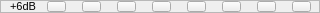
     <widget class="QFrame" name="frame_20">
      <property name="minimumSize">
       <size>
        <width>320</width>
        <height>13</height>
       </size>
      </property>
      <property name="maximumSize">
       <size>
        <width>320</width>
        <height>13</height>
       </size>
      </property>
      <property name="frameShape">
       <enum>QFrame::StyledPanel</enum>
      </property>
      <property name="frameShadow">
       <enum>QFrame::Raised</enum>
      </property>
      <widget class="QPushButton" name="In4_6">
       <property name="geometry">
        <rect>
         <x>152</x>
         <y>1</y>
         <width>19</width>
         <height>11</height>
        </rect>
       </property>
       <property name="minimumSize">
        <size>
         <width>19</width>
         <height>11</height>
        </size>
       </property>
       <property name="maximumSize">
        <size>
         <width>19</width>
         <height>11</height>
        </size>
       </property>
       <property name="text">
        <string/>
       </property>
       <property name="checkable">
        <bool>true</bool>
       </property>
       <property name="autoExclusive">
        <bool>true</bool>
       </property>
       <attribute name="buttonGroup">
        <string notr="true">buttonGroup4</string>
       </attribute>
      </widget>
      <widget class="QPushButton" name="In3_6">
       <property name="geometry">
        <rect>
         <x>117</x>
         <y>1</y>
         <width>19</width>
         <height>11</height>
        </rect>
       </property>
       <property name="minimumSize">
        <size>
         <width>19</width>
         <height>11</height>
        </size>
       </property>
       <property name="maximumSize">
        <size>
         <width>19</width>
         <height>11</height>
        </size>
       </property>
       <property name="text">
        <string/>
       </property>
       <property name="checkable">
        <bool>true</bool>
       </property>
       <property name="autoExclusive">
        <bool>true</bool>
       </property>
       <attribute name="buttonGroup">
        <string notr="true">buttonGroup3</string>
       </attribute>
      </widget>
      <widget class="QPushButton" name="In1_6">
       <property name="geometry">
        <rect>
         <x>47</x>
         <y>1</y>
         <width>19</width>
         <height>11</height>
        </rect>
       </property>
       <property name="minimumSize">
        <size>
         <width>19</width>
         <height>11</height>
        </size>
       </property>
       <property name="maximumSize">
        <size>
         <width>19</width>
         <height>11</height>
        </size>
       </property>
       <property name="text">
        <string/>
       </property>
       <property name="checkable">
        <bool>true</bool>
       </property>
       <property name="checked">
        <bool>false</bool>
       </property>
       <property name="autoExclusive">
        <bool>true</bool>
       </property>
       <attribute name="buttonGroup">
        <string notr="true">buttonGroup1</string>
       </attribute>
      </widget>
      <widget class="QPushButton" name="In8_6">
       <property name="geometry">
        <rect>
         <x>292</x>
         <y>1</y>
         <width>19</width>
         <height>11</height>
        </rect>
       </property>
       <property name="minimumSize">
        <size>
         <width>19</width>
         <height>11</height>
        </size>
       </property>
       <property name="maximumSize">
        <size>
         <width>19</width>
         <height>11</height>
        </size>
       </property>
       <property name="text">
        <string/>
       </property>
       <property name="checkable">
        <bool>true</bool>
       </property>
       <attribute name="buttonGroup">
        <string notr="true">buttonGroup8</string>
       </attribute>
      </widget>
      <widget class="QPushButton" name="In2_6">
       <property name="geometry">
        <rect>
         <x>82</x>
         <y>1</y>
         <width>19</width>
         <height>11</height>
        </rect>
       </property>
       <property name="minimumSize">
        <size>
         <width>19</width>
         <height>11</height>
        </size>
       </property>
       <property name="maximumSize">
        <size>
         <width>19</width>
         <height>11</height>
        </size>
       </property>
       <property name="text">
        <string/>
       </property>
       <property name="checkable">
        <bool>true</bool>
       </property>
       <property name="autoExclusive">
        <bool>true</bool>
       </property>
       <attribute name="buttonGroup">
        <string notr="true">buttonGroup2</string>
       </attribute>
      </widget>
      <widget class="QPushButton" name="In6_6">
       <property name="geometry">
        <rect>
         <x>222</x>
         <y>1</y>
         <width>19</width>
         <height>11</height>
        </rect>
       </property>
       <property name="minimumSize">
        <size>
         <width>19</width>
         <height>11</height>
        </size>
       </property>
       <property name="maximumSize">
        <size>
         <width>19</width>
         <height>11</height>
        </size>
       </property>
       <property name="text">
        <string/>
       </property>
       <property name="checkable">
        <bool>true</bool>
       </property>
       <property name="autoExclusive">
        <bool>true</bool>
       </property>
       <attribute name="buttonGroup">
        <string notr="true">buttonGroup6</string>
       </attribute>
      </widget>
      <widget class="QPushButton" name="In5_6">
       <property name="geometry">
        <rect>
         <x>187</x>
         <y>1</y>
         <width>19</width>
         <height>11</height>
        </rect>
       </property>
       <property name="minimumSize">
        <size>
         <width>19</width>
         <height>11</height>
        </size>
       </property>
       <property name="maximumSize">
        <size>
         <width>19</width>
         <height>11</height>
        </size>
       </property>
       <property name="text">
        <string/>
       </property>
       <property name="checkable">
        <bool>true</bool>
       </property>
       <property name="autoExclusive">
        <bool>true</bool>
       </property>
       <attribute name="buttonGroup">
        <string notr="true">buttonGroup5</string>
       </attribute>
      </widget>
      <widget class="QPushButton" name="In7_6">
       <property name="geometry">
        <rect>
         <x>257</x>
         <y>1</y>
         <width>19</width>
         <height>11</height>
        </rect>
       </property>
       <property name="minimumSize">
        <size>
         <width>19</width>
         <height>11</height>
        </size>
       </property>
       <property name="maximumSize">
        <size>
         <width>19</width>
         <height>11</height>
        </size>
       </property>
       <property name="text">
        <string/>
       </property>
       <property name="checkable">
        <bool>true</bool>
       </property>
       <property name="autoExclusive">
        <bool>true</bool>
       </property>
       <attribute name="buttonGroup">
        <string notr="true">buttonGroup7</string>
       </attribute>
      </widget>
      <widget class="QLabel" name="label_33">
       <property name="geometry">
        <rect>
         <x>5</x>
         <y>1</y>
         <width>31</width>
         <height>11</height>
        </rect>
       </property>
       <property name="font">
        <font>
         <pointsize>8</pointsize>
        </font>
       </property>
       <property name="text">
        <string>+6dB</string>
       </property>
       <property name="alignment">
        <set>Qt::AlignRight|Qt::AlignTrailing|Qt::AlignVCenter</set>
       </property>
      </widget>
     </widget>
